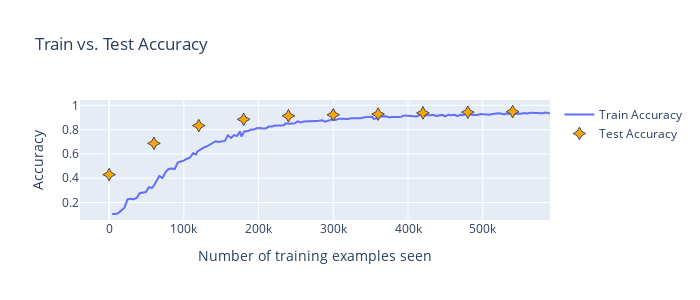

Here is the notebook cell this chart was saved with:
### Code cell
plot_accs()

### Figure 1 — Plotly figure (JSON) as saved in the notebook; plotly's stock layout.template omitted (floating-point values rounded to 4 significant figures; data arrays with more than 128 entries replaced by an {"elided": "..."} marker saying what was removed)
{"data": [{"mode": "lines", "name": "Train Accuracy", "type": "scatter", "x": {"elided": "150 int values"}, "y": {"elided": "150 float values"}}, {"marker": {"color": "orange", "line": {"width": 1}, "size": 9, "symbol": "star-diamond"}, "mode": "markers", "name": "Test Accuracy", "type": "scatter", "x": [0, 60000, 120000, 180000, 240000, 300000, 360000, 420000, 480000, 540000, 600000], "y": [0.4298, 0.6875, 0.8332, 0.8851, 0.9138, 0.9225, 0.9283, 0.9378, 0.9438, 0.9485]}], "layout": {"height": 300, "title": {"text": "Train vs. Test Accuracy"}, "width": 700, "xaxis": {"title": {"text": "Number of training examples seen"}}, "yaxis": {"title": {"text": "Accuracy"}}}}
